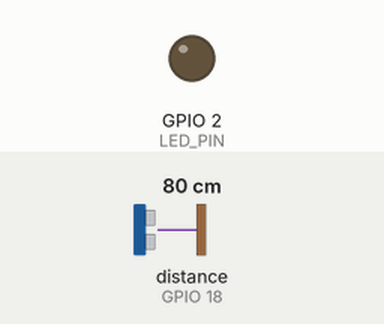
Simulated run of this sketch. Board: ESP32. Shown: output pins drawn as LEDs (lit = HIGH). Wiring (inferred from the names in the program): ultrasonic range finder: trigger GPIO 5; echo GPIO 18. The test bench sets the inputs (shaded band); at power-on: distance to the obstacle (sensor on GPIO 18) 80 cm. The echo pulse lasts 58.3 µs per cm; WiFi joins after 1.5 s; servers stay silent unless stated; uploads are accepted with an empty reply; pins used as bus, display or sensor lines are not drawn; what the sketch prints to the serial monitor is not drawn.

Above: at 2.8 s.
2.9 s: distance to the obstacle (sensor on GPIO 18) set to 26 cm
8.9 s: distance to the obstacle (sensor on GPIO 18) set to 22 cm
At 11.2 s:
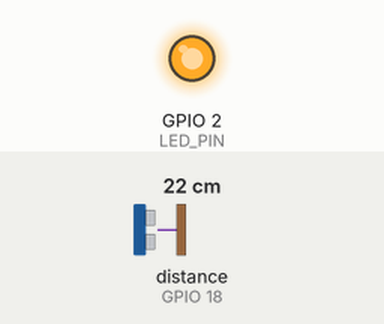
11.6 s: distance to the obstacle (sensor on GPIO 18) set to 35 cm
At 12.7 s:
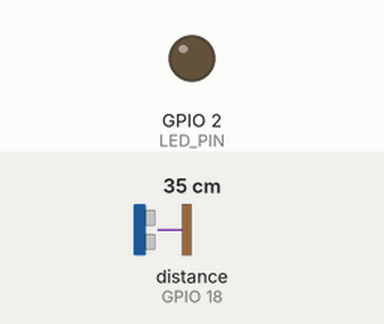
14.3 s: distance to the obstacle (sensor on GPIO 18) set to 2 cm
At 16.9 s:
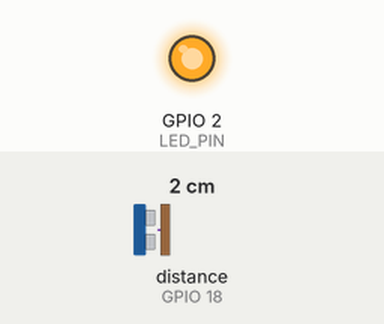
Timing chart, 0 to 18.4 s (numbered marks = the images above; inputs shaded):
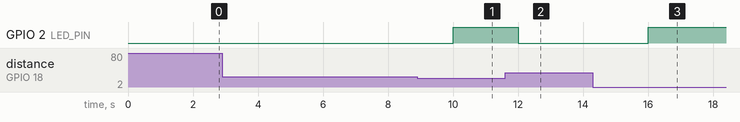

The sketch:

esp32_parking_sensor.ino
```cpp
/* ============================================================
   PARK AI — ESP32 Parking Slot Sensor Firmware
   ============================================================

   HARDWARE NEEDED (~₹450 per slot):
     - 1x ESP32 DevKit (or ESP32-WROOM-32)         ~₹350
     - 1x HC-SR04 ultrasonic distance sensor        ~₹60
     - 1x LED (optional, visual occupied indicator) ~₹5
     - Jumper wires + breadboard or perfboard        ~₹35

   WIRING:
     HC-SR04 VCC  → ESP32 5V (VIN)
     HC-SR04 GND  → ESP32 GND
     HC-SR04 TRIG → ESP32 GPIO 5
     HC-SR04 ECHO → ESP32 GPIO 18   (use a voltage divider:
                    ECHO is 5V logic, ESP32 GPIO is 3.3V —
                    use two resistors, e.g. 1kΩ + 2kΩ, as a divider)
     LED (+)      → ESP32 GPIO 2 (built-in LED on most DevKits)
     LED (-)      → GND via 220Ω resistor

   WHAT THIS DOES:
     1. Pings the ultrasonic sensor every 2 seconds
     2. If distance < OCCUPIED_THRESHOLD_CM → slot is occupied
     3. Posts the reading as JSON to the PARK AI Supabase REST API
     4. Lights the onboard LED when the slot is occupied
     5. Reconnects automatically if WiFi drops

   SETUP STEPS:
     1. Install "ESP32" board support in Arduino IDE
        (File → Preferences → Additional Board URLs →
         https://raw.githubusercontent.com/espressif/arduino-esp32/gh-pages/package_esp32_index.json)
     2. Install the "ArduinoJson" library (Library Manager)
     3. Fill in WIFI_SSID, WIFI_PASSWORD, SUPABASE_URL,
        SUPABASE_ANON_KEY, NODE_ID, LOT_ID, SLOT_ID below
     4. Select Board: "ESP32 Dev Module", select the correct COM port
     5. Click Upload

   This firmware writes directly into the `sensor_readings` table
   defined in supabase/schema.sql — no separate MQTT broker required
   for a hackathon-scale demo (Supabase's REST API is simpler to set
   up than running your own Mosquitto broker). A real MQTT pipeline
   is a drop-in upgrade once you're running more than a few nodes.
   ============================================================ */

#include <WiFi.h>
#include <HTTPClient.h>
#include <ArduinoJson.h>

// ---- CONFIGURE THESE ----
const char* WIFI_SSID     = "YOUR_WIFI_NAME";
const char* WIFI_PASSWORD = "YOUR_WIFI_PASSWORD";

const char* SUPABASE_URL      = "https://YOUR_PROJECT.supabase.co";
const char* SUPABASE_ANON_KEY = "YOUR_ANON_KEY";

const char* NODE_ID = "ESP32-001";   // unique per device
const int   LOT_ID  = 1;             // matches a lot id in LOTS in js/core.js
const char* SLOT_ID  = "1-S1";       // unique per physical slot

// ---- PIN CONFIG ----
const int TRIG_PIN = 5;
const int ECHO_PIN = 18;
const int LED_PIN  = 2;

// ---- BEHAVIOUR CONFIG ----
const float OCCUPIED_THRESHOLD_CM = 25.0;  // closer than this = car present
const unsigned long READ_INTERVAL_MS = 2000;
const unsigned long POST_INTERVAL_MS = 4000; // matches the app's 4s simulation cadence

unsigned long lastRead = 0;
unsigned long lastPost = 0;
bool lastOccupiedState = false;

void setup() {
  Serial.begin(115200);
  pinMode(TRIG_PIN, OUTPUT);
  pinMode(ECHO_PIN, INPUT);
  pinMode(LED_PIN, OUTPUT);

  connectWiFi();
}

void loop() {
  unsigned long now = millis();

  if (now - lastRead >= READ_INTERVAL_MS) {
    lastRead = now;
    float distanceCm = readDistanceCm();
    bool occupied = (distanceCm > 0 && distanceCm < OCCUPIED_THRESHOLD_CM);
    digitalWrite(LED_PIN, occupied ? HIGH : LOW);

    Serial.printf("[%s] dist=%.1fcm occupied=%d\n", NODE_ID, distanceCm, occupied);

    if (now - lastPost >= POST_INTERVAL_MS) {
      lastPost = now;
      postReading(distanceCm, occupied);
    }
  }

  if (WiFi.status() != WL_CONNECTED) {
    connectWiFi();
  }
}

float readDistanceCm() {
  digitalWrite(TRIG_PIN, LOW);
  delayMicroseconds(2);
  digitalWrite(TRIG_PIN, HIGH);
  delayMicroseconds(10);
  digitalWrite(TRIG_PIN, LOW);

  long durationUs = pulseIn(ECHO_PIN, HIGH, 30000); // 30ms timeout (~5m range)
  if (durationUs == 0) return -1; // no echo received, sensor fault or out of range

  // speed of sound = 0.0343 cm/us, round trip so divide by 2
  float distanceCm = (durationUs * 0.0343) / 2.0;
  return distanceCm;
}

void connectWiFi() {
  Serial.printf("Connecting to WiFi: %s\n", WIFI_SSID);
  WiFi.begin(WIFI_SSID, WIFI_PASSWORD);

  unsigned long start = millis();
  while (WiFi.status() != WL_CONNECTED && millis() - start < 15000) {
    delay(400);
    Serial.print(".");
  }

  if (WiFi.status() == WL_CONNECTED) {
    Serial.println("\nWiFi connected. IP: " + WiFi.localIP().toString());
  } else {
    Serial.println("\nWiFi connection failed, will retry in loop().");
  }
}

void postReading(float distanceCm, bool occupied) {
  if (WiFi.status() != WL_CONNECTED) {
    Serial.println("Skipping post — WiFi not connected.");
    return;
  }

  HTTPClient http;
  String url = String(SUPABASE_URL) + "/rest/v1/sensor_readings";

  http.begin(url);
  http.addHeader("Content-Type", "application/json");
  http.addHeader("apikey", SUPABASE_ANON_KEY);
  http.addHeader("Authorization", String("Bearer ") + SUPABASE_ANON_KEY);
  http.addHeader("Prefer", "return=minimal");

  StaticJsonDocument<256> doc;
  doc["node_id"]     = NODE_ID;
  doc["lot_id"]       = LOT_ID;
  doc["slot_id"]      = SLOT_ID;
  doc["occupied"]     = occupied;
  doc["distance_cm"]  = distanceCm;
  doc["rssi_dbm"]     = WiFi.RSSI();
  // doc["temp_c"]    = temp_c; // comment out since we don't have a temperature sensor, avoiding NAN serialization error

  String payload;
  serializeJson(doc, payload);

  int httpCode = http.POST(payload);
  Serial.printf("POST → %d\n", httpCode);
  if (httpCode <= 0) {
    Serial.printf("HTTP error: %s\n", http.errorToString(httpCode).c_str());
  }
  http.end();
}
```

Measured:
- the behaviour switches between 25 and 24 cm on distance to the obstacle (sensor on GPIO 18) (found by bisection; images 0 and 1)
- after the input at 2.9 s, every drawn part: stays the same
- after the input at 8.9 s, GPIO 2 (LED_PIN): LOW → HIGH after 1.1 s
- after the input at 11.6 s, GPIO 2 (LED_PIN): HIGH → LOW after 0.40 s
- after the input at 14.3 s, GPIO 2 (LED_PIN): LOW → HIGH after 1.7 s
